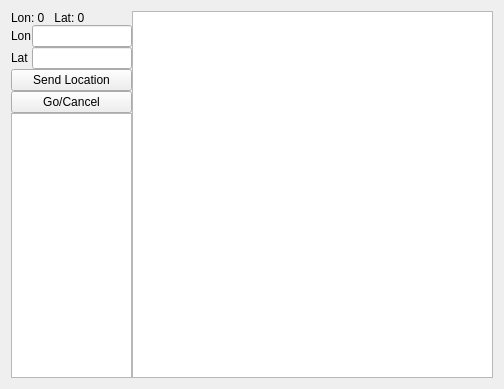
<?xml version="1.0" encoding="UTF-8"?>
<ui version="4.0">
 <class>CompetitionMap</class>
 <widget class="QWidget" name="CompetitionMap">
  <property name="geometry">
   <rect>
    <x>0</x>
    <y>0</y>
    <width>504</width>
    <height>389</height>
   </rect>
  </property>
  <property name="windowTitle">
   <string>Form</string>
  </property>
  <layout class="QGridLayout" name="gridLayout">
   <item row="0" column="0">
    <layout class="QHBoxLayout" name="location_map_layout" stretch="1,3">
     <property name="spacing">
      <number>0</number>
     </property>
     <item>
      <layout class="QVBoxLayout" name="location_widgets_layout">
       <item>
        <widget class="QLabel" name="current_coordinates_label">
         <property name="text">
          <string>Lon: 0   Lat: 0</string>
         </property>
        </widget>
       </item>
       <item>
        <layout class="QGridLayout" name="send_coordinates_layout">
         <item row="0" column="0">
          <widget class="QLabel" name="x_label">
           <property name="text">
            <string>Lon</string>
           </property>
          </widget>
         </item>
         <item row="0" column="1">
          <widget class="QLineEdit" name="send_x"/>
         </item>
         <item row="1" column="0">
          <widget class="QLabel" name="y_label">
           <property name="text">
            <string>Lat</string>
           </property>
          </widget>
         </item>
         <item row="1" column="1">
          <widget class="QLineEdit" name="send_y"/>
         </item>
        </layout>
       </item>
       <item>
        <widget class="QPushButton" name="send_location_button">
         <property name="text">
          <string>Send Location</string>
         </property>
        </widget>
       </item>
       <item>
        <widget class="QPushButton" name="go_cancel_button">
         <property name="text">
          <string>Go/Cancel</string>
         </property>
        </widget>
       </item>
       <item>
        <widget class="QTableView" name="location_list"/>
       </item>
      </layout>
     </item>
     <item>
      <widget class="QGraphicsView" name="competitionMap"/>
     </item>
    </layout>
   </item>
  </layout>
 </widget>
 <resources/>
 <connections/>
</ui>
